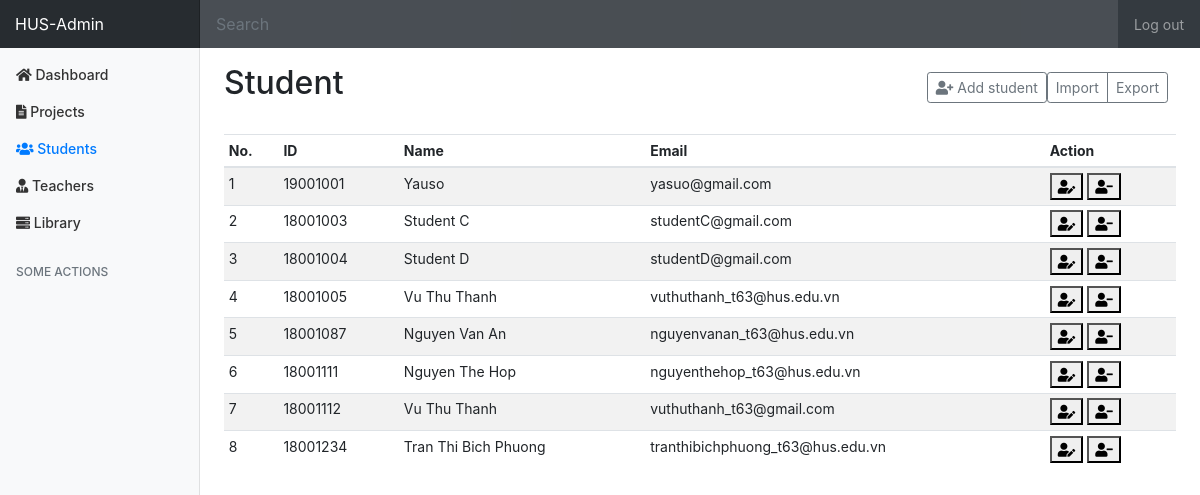
The page /admin/students (signed in) on the database as committed earlier.
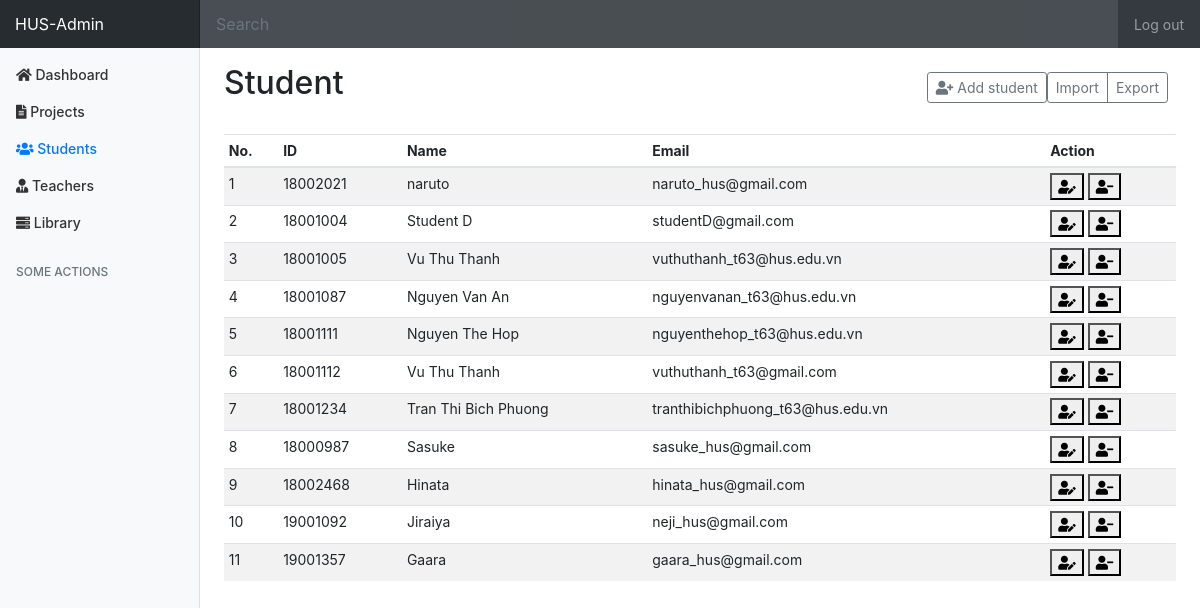
The same page on the database as committed later.
### tables this page shows
CREATE TABLE `student` (
  `id` int NOT NULL AUTO_INCREMENT,
  `user_id` int NOT NULL,
  `class` varchar(6) DEFAULT NULL,
  `student_id` bigint NOT NULL,
  `year` varchar(6) DEFAULT NULL,
  `branch_id` int DEFAULT NULL,
  PRIMARY KEY (`id`),
  KEY `fkIdx_209` (`user_id`),
  KEY `FK_student_branch` (`branch_id`),
  CONSTRAINT `FK_student_branch` FOREIGN KEY (`branch_id`) REFERENCES `branch` (`id`) ON DELETE CASCADE ON UPDATE CASCADE,
  CONSTRAINT `FK_user_student` FOREIGN KEY (`user_id`) REFERENCES `user` (`id`) ON DELETE CASCADE ON UPDATE CASCADE
);

CREATE TABLE `user` (
  `id` int NOT NULL AUTO_INCREMENT,
  `email` varchar(100) NOT NULL,
  `pass_hashed` varchar(255) NOT NULL,
  `name` varchar(100) NOT NULL,
  `phone_number` varchar(10) DEFAULT NULL,
  `role_id` int NOT NULL,
  `avatar` varchar(100) DEFAULT NULL,
  `active` tinyint(1) DEFAULT NULL,
  PRIMARY KEY (`id`),
  KEY `fkIdx_235` (`role_id`),
  CONSTRAINT `FK_235` FOREIGN KEY (`role_id`) REFERENCES `role` (`id`)
);

### controllers/admin_controller.php (called while the page is built, shortened)
<?php
class AdminController extends BaseController
{
    private $studentService;
    private $branchService;
    private $data;
    public function __construct()
    {
        $this->studentService = new StudentService();
        $this->branchService = new BranchService();
        $this->data = array();
    }
    public function renderStudentPage($data)
    {
        $this->file = "admin/admin_student.php";
        $path = './views/' . $this->file;
        include_once($path);
    }
    public function getStudentData(): array
    {
        $students = $this->studentService->getAllStudent();
        $student_data = array();
        $i = 0;
        foreach ($students as $student) {
            if($student->getActive() == '1') {
                $branch = $this->branchService->findByID($student->getBranchId());
                $data = array(
                    'student_id' => $student->getStudentId(),
                    'email' => $student->getEmail(),
                    'name' => $student->getName(),
                    'class'=>$student->getClass(),
                    'year'=>$student->getYear(),
                    'phone'=>$student->getPhoneNumber(),
                    'branch' => $branch->getName()
                );
                $student_data[$i] = $data;
                $i++;
            }
        }
        $this->data['branches'] = $this->getBranchData();
        $this->data['students'] = $student_data;
        return $this->data;
    }
    private function getBranchData(){
        $branches = $this->branchService->getAll();
        $branches_data = array();
        for ($i = 0; $i<count($branches); $i++){
            $data = array(
                "branch_id"=>$branches[$i]->getId(),
                "branch_name"=>$branches[$i]->getName()
            );
            $branches_data[$i] = $data;
        }
        return $branches_data;
    }
}

### models/repository/studentDAO/StudentDAO.php (called while the page is built, shortened)
<?php
class StudentDAO
{
    public function getAll(): ?array
    {
        $db = DB::getInstance();
        $sql = sprintf(StudentQuery::SELECT_ALL);
        $rows = array();
        $i = 0;
        $result = $db->query($sql);
        if ($result->num_rows > 0) {
            while ($row = $result->fetch_assoc()) {
                $rows[$i] = $row;
                $i++;
            }
            return $rows;
        } else {
            return null;
        }
    }
}

### models/service/StudentService.php (called while the page is built, shortened)
<?php
require_once('./models/repository/studentDAO/StudentDAO.php');
class StudentService
{
    private $studentDAO;
    public function __construct()
    {
        $this->studentDAO = new StudentDAO();
    }
    public function getAllStudent()
    {
        $results = $this->studentDAO->getAll();
        $i = 0;
        if ($results) {
            $list_student = array();
            foreach ($results as $result) {
                $student = new Student($result['student_id'], $result['class'], $result['year'], $result['user_id'], $result['email'], $result['pass_hashed'], $result['name'], $result['phone_number'], $result['role_id'], $result['active'], $result['branch_id'], $result['id']);
                $student->setAvatar($result['avatar']);
                $list_student[$i] = $student;
                $i++;
            }
            return $list_student;
        } else {
            return null;
        }
    }
}

### views/admin/admin_student.php (the view, shortened to what the rows shown need)
<!doctype html>
<html lang="en">
<head>
    <link rel="stylesheet" href="https://maxcdn.bootstrapcdn.com/bootstrap/4.0.0/css/bootstrap.min.css">
    <link href="/Graduation-Project-Management/assets/css/admin-style.css" rel="stylesheet">
    <link rel="stylesheet" href="https://cdnjs.cloudflare.com/ajax/libs/font-awesome/5.15.1/css/all.min.css">
</head>
<body>
    <div class="container-fluid">
        <div class="row">
            <main role="main" class="col-md-9 ml-sm-auto col-lg-10 pt-3 px-4">
                <div class="d-flex justify-content-between flex-wrap flex-md-nowrap align-items-center pb-2 mb-3">
                    <h1 class="h2">Student</h1>
                </div>
                <div class="table-responsive">
                    <table class="table table-striped table-sm" id='data-table'>
                        <thead>
                            <tr>
                                <th>No.</th>
                                <th>ID</th>
                                <th>Name</th>
                                <th>Email</th>
                                <th>Action</th>
                            </tr>
                        </thead>
                        <tbody>
                            <?php
                            for ($i = 0; $i < count($data['students']); $i++) {
                                $j = $i + 1;
                                echo "<tr>
                                        <td>" . $j . "</td>
                                        <td>" . $data['students'][$i]['student_id'] . "</td>
                                        <td>" . $data['students'][$i]['name'] . "</td>
                                        <td>" . $data['students'][$i]['email'] . "</td>
                                        <td>
                                            <button type='button' data-toggle='modal' data-target='#student-" . $j . "-detail'>
                                                <i class='fas fa-user-edit'></i>
                                            </button>
                                            <div class='modal fade' id='student-" . $j . "-detail' tabindex='-1' role='dialog' aria-hidden='true'>
                                                            <form id='updateStudent" . $data['students'][$i]['student_id'] . "Form' action='/Graduation-Project-Management/admin/students/update' method='POST'>
                                                                    <input class='form-control' name='student_id' value='" . $data['students'][$i]['student_id'] . "' readonly>
                                                                    <input class='form-control' name='name' value='" . $data['students'][$i]['name'] . "' readonly>
                                                                    <input class='form-control' name='email' value='" . $data['students'][$i]['email'] . "' readonly>
                                                                    <input class='form-control' name='phone' value='" . $data['students'][$i]['phone'] . "' readonly>
                                                                <select class='form-control' name='branch'>";
                                                                    echo"</select>
                                                                    <input class='form-control' name='class' value='" . $data['students'][$i]['class'] . "'>
                                                                    <input class='form-control' name='year' value='" . $data['students'][$i]['year'] . "'>
                                                            </form>
                                                            <button type='submit' form='updateStudent" . $data['students'][$i]['student_id'] . "Form' class='btn btn-primary'>Save changes</button>
                                            </div>
                                            <button type='button' data-toggle='modal' data-target='#student-" . $j . "-delete'>
                                                <i class='fas fa-user-minus'></i>
                                            </button>
                                            <div class='modal fade' id='student-" . $j . "-delete' tabindex='-1' role='dialog' aria-hidden='true'>
                                                            <h6 class='modal-title'>Are you sure to delete student (" . $data['students'][$i]['student_id'] . ") ?</h6>
                                                            <form id='deleteStudent" . $data['students'][$i]['student_id'] . "Form' action='/Graduation-Project-Management/admin/students/delete' method='POST'>
                                                                <input type='hidden' name='student_id' value='" . $data['students'][$i]['student_id'] . "'>
                                                            </form>
                                                            <button type='submit' form='deleteStudent" . $data['students'][$i]['student_id'] . "Form' class='btn btn-primary'>Confirm delete</button>
                                            </div>
                                        </td>
                                    </tr>";
                            }
                            ?>
                        </tbody>
                    </table>
                </div>
            </main>
        </div>
    </div>
</body>
</html>

Rows that differ between the two databases and show on the page:
no longer on this page (row unchanged): student: j "1", student "19001001", user.name "Yauso", user.email "yasuo@gmail.com"
no longer on this page (row unchanged): student: j "2", student "18001003", user.name "Student C", user.email "studentC@gmail.com"
now on this page (row edited): student: j "1", student "18002021", user.name "naruto", user.email "naruto_hus@gmail.com"
computed for student "Student D": j "3" → "2"
computed for student "vuthuthanh_t63@hus.edu.vn": j "4" → "3"
changed student "Nguyen Van An": j "5" → "4"
computed for student "Nguyen The Hop": j "6" → "5"
computed for student "vuthuthanh_t63@gmail.com": j "7" → "6"
computed for student "Tran Thi Bich Phuong": j "8" → "7"
added student: j "8", student "18000987", user.name "Sasuke", user.email "sasuke_hus@gmail.com"
added student: j "9", student "18002468", user.name "Hinata", user.email "hinata_hus@gmail.com"
added student: j "10", student "19001092", user.name "Jiraiya", user.email "neji_hus@gmail.com"
added student: j "11", student "19001357", user.name "Gaara", user.email "gaara_hus@gmail.com"
